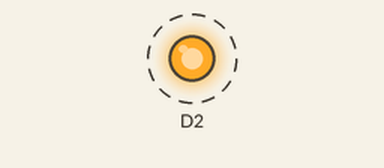
Bench run of a sketch on a simulated ESP8266 (NodeMCU). Parts: output pins drawn as LEDs (lit = HIGH). Dashed ring = blinking.

Above: at 0.05 s.
Timing chart, 0 to 3.0 s (numbered marks = the images above):
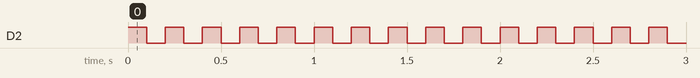

The sketch:

LED_1.ino
```cpp
void setup() {

  pinMode(D2,OUTPUT); // เซตขา D2 เป็นขา OUTPUT

}

void loop() {

  digitalWrite(D2,HIGH); // ปล่อยลอจิกเป็น HIGH

  delay(100); // หน่วงเวลาทุกๆ 0.1 วินาที

  digitalWrite(D2,LOW); // ปล่อยลอจิกเป็น LOW

  delay(100); // หน่วงเวลาทุกๆ 0.1 วินาที

}
```

Measured:
- by itself, D2: alternates HIGH for 0.10 s and LOW for 0.10 s
